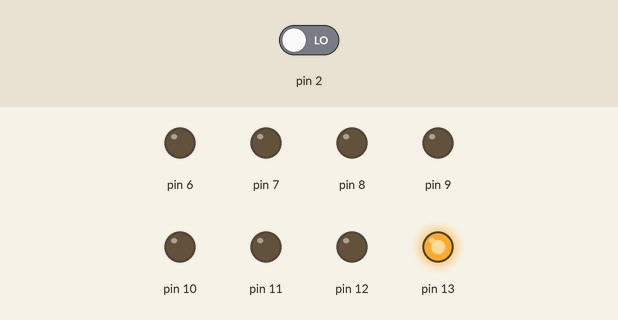
This sketch was run on a simulated Arduino Uno, built with avr-gcc and run on an emulated ATmega328P. Shown: output pins drawn as LEDs (lit = HIGH). The test bench sets the inputs (shaded band); at power-on: pin 2 LOW.

Above: at 0.05 s.
At 0.35 s:
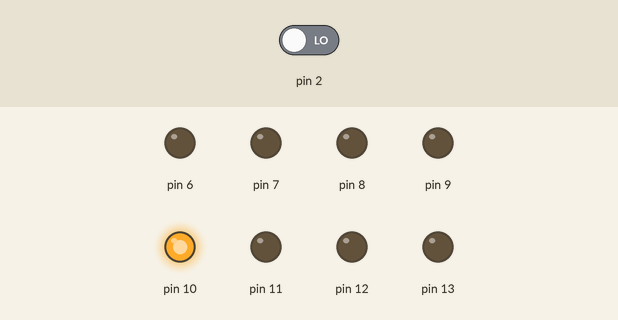
At 0.75 s:
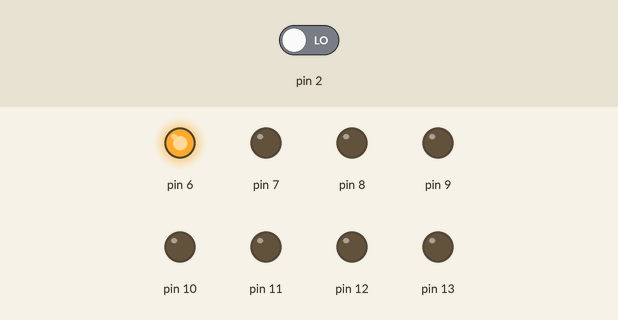
At 1.45 s:
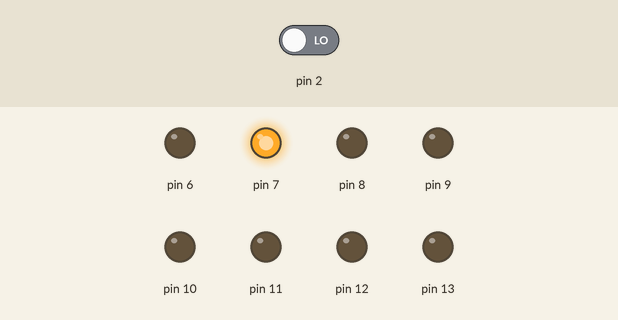
At 2.15 s:
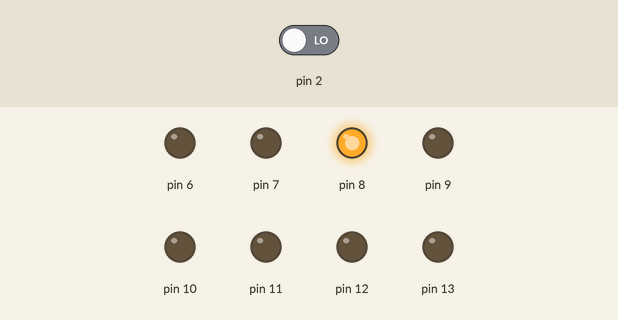
At 2.85 s:
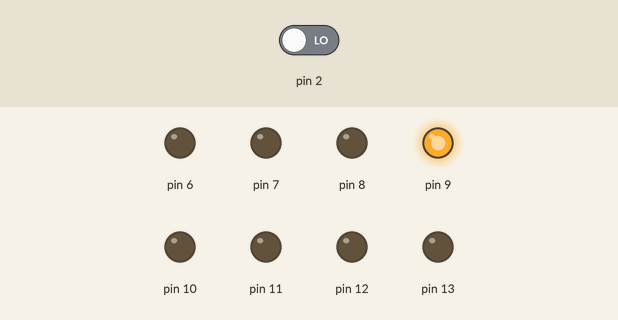
Timing chart, 0 to 3.1 s (numbered marks = the images above):
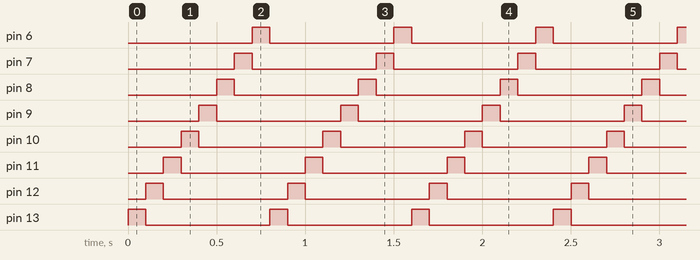

The sketch:

codeInitiation.ino
```cpp
/*
  Code Initiation

  switch les leds de on à off
 */

volatile boolean sens = false; /**< Détermine le sens du chenillard */

/**
 * \brief SETUP
 *         Boucle d'initialisation des I/O et autres fonctions du programme
 */
void setup()
{
  for(int i = 6; i<14;i++) /**< Initialisation des pins en sortie */
  {
    pinMode(i,OUTPUT);
  }

  attachInterrupt(0,changeSens,RISING); /**< Création de l'intérruption */
}

/**
 * \brief LOOP
 *         Boucle principale du programme, boucle infinie
 */
void loop()
{
  if(sens)
  {
     for(int i = 6; i< 14; i++)
     {
        activate(i);
        delay(100);
     }
  }
  else
  {
    for(int i = 13; i > 5; i--)
     {
        activate(i);
        delay(100);
     }
  }
}


/**
 * \brief ACTIVATE
 *         Boucle permettant d'allumer les leds dans n'importe quel sens
 */
void activate(int i) {
  int j;
  for(j = 6; j < 14; j++)
  {
    if(i == j)
      digitalWrite(j, HIGH);
    else
      digitalWrite(j, LOW);
  }
}

/**
 * \brief CHANGESENS
 *         Boucle exécuté quand l'Arduino détecte une interruption matériel
 */
void changeSens()
{
  sens = !sens;
}
```

Measured:
- by itself, pin 6–13: alternates HIGH for 0.10 s and LOW for 0.70 s
- by itself, everything shown: repeats every 0.80 s, in 8 steps
